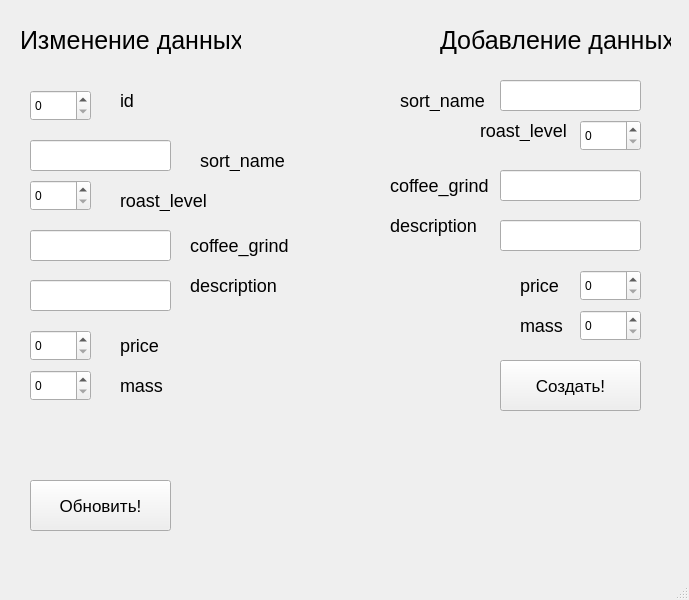
<?xml version="1.0" encoding="UTF-8"?>
<ui version="4.0">
 <class>MainWindow</class>
 <widget class="QMainWindow" name="MainWindow">
  <property name="geometry">
   <rect>
    <x>0</x>
    <y>0</y>
    <width>689</width>
    <height>600</height>
   </rect>
  </property>
  <property name="windowTitle">
   <string>MainWindow</string>
  </property>
  <property name="styleSheet">
   <string notr="true">QLabel{
font-size:18px;}</string>
  </property>
  <widget class="QWidget" name="centralwidget">
   <widget class="QLineEdit" name="sortname_edit">
    <property name="geometry">
     <rect>
      <x>30</x>
      <y>140</y>
      <width>141</width>
      <height>31</height>
     </rect>
    </property>
   </widget>
   <widget class="QSpinBox" name="roast_level_edit">
    <property name="geometry">
     <rect>
      <x>30</x>
      <y>180</y>
      <width>61</width>
      <height>31</height>
     </rect>
    </property>
    <property name="maximum">
     <number>999999999</number>
    </property>
   </widget>
   <widget class="QLineEdit" name="coffee_grind_edit">
    <property name="geometry">
     <rect>
      <x>30</x>
      <y>230</y>
      <width>141</width>
      <height>31</height>
     </rect>
    </property>
   </widget>
   <widget class="QLineEdit" name="description_edit">
    <property name="geometry">
     <rect>
      <x>30</x>
      <y>280</y>
      <width>141</width>
      <height>31</height>
     </rect>
    </property>
   </widget>
   <widget class="QSpinBox" name="price_edit">
    <property name="geometry">
     <rect>
      <x>30</x>
      <y>330</y>
      <width>61</width>
      <height>31</height>
     </rect>
    </property>
    <property name="maximum">
     <number>999999999</number>
    </property>
   </widget>
   <widget class="QSpinBox" name="mass_edit">
    <property name="geometry">
     <rect>
      <x>30</x>
      <y>370</y>
      <width>61</width>
      <height>31</height>
     </rect>
    </property>
    <property name="maximum">
     <number>999999999</number>
    </property>
   </widget>
   <widget class="QSpinBox" name="id_edit">
    <property name="geometry">
     <rect>
      <x>30</x>
      <y>90</y>
      <width>61</width>
      <height>31</height>
     </rect>
    </property>
    <property name="maximum">
     <number>999999999</number>
    </property>
   </widget>
   <widget class="QLabel" name="label">
    <property name="geometry">
     <rect>
      <x>120</x>
      <y>90</y>
      <width>47</width>
      <height>21</height>
     </rect>
    </property>
    <property name="text">
     <string>id</string>
    </property>
   </widget>
   <widget class="QLabel" name="label_2">
    <property name="geometry">
     <rect>
      <x>200</x>
      <y>150</y>
      <width>91</width>
      <height>21</height>
     </rect>
    </property>
    <property name="text">
     <string>sort_name</string>
    </property>
   </widget>
   <widget class="QLabel" name="label_3">
    <property name="geometry">
     <rect>
      <x>120</x>
      <y>190</y>
      <width>91</width>
      <height>21</height>
     </rect>
    </property>
    <property name="text">
     <string>roast_level</string>
    </property>
   </widget>
   <widget class="QLabel" name="label_4">
    <property name="geometry">
     <rect>
      <x>190</x>
      <y>230</y>
      <width>101</width>
      <height>31</height>
     </rect>
    </property>
    <property name="text">
     <string>coffee_grind</string>
    </property>
   </widget>
   <widget class="QLabel" name="label_5">
    <property name="geometry">
     <rect>
      <x>190</x>
      <y>270</y>
      <width>101</width>
      <height>31</height>
     </rect>
    </property>
    <property name="text">
     <string>description</string>
    </property>
   </widget>
   <widget class="QLabel" name="label_6">
    <property name="geometry">
     <rect>
      <x>120</x>
      <y>330</y>
      <width>101</width>
      <height>31</height>
     </rect>
    </property>
    <property name="text">
     <string>price</string>
    </property>
   </widget>
   <widget class="QLabel" name="label_7">
    <property name="geometry">
     <rect>
      <x>120</x>
      <y>370</y>
      <width>101</width>
      <height>31</height>
     </rect>
    </property>
    <property name="text">
     <string>mass</string>
    </property>
   </widget>
   <widget class="QLabel" name="label_8">
    <property name="geometry">
     <rect>
      <x>20</x>
      <y>20</y>
      <width>221</width>
      <height>41</height>
     </rect>
    </property>
    <property name="styleSheet">
     <string notr="true">font-size:25px;</string>
    </property>
    <property name="text">
     <string>Изменение данных</string>
    </property>
   </widget>
   <widget class="QLabel" name="label_9">
    <property name="geometry">
     <rect>
      <x>440</x>
      <y>20</y>
      <width>231</width>
      <height>41</height>
     </rect>
    </property>
    <property name="styleSheet">
     <string notr="true">font-size:25px;</string>
    </property>
    <property name="text">
     <string>Добавление данных</string>
    </property>
   </widget>
   <widget class="QLineEdit" name="sortname_create">
    <property name="geometry">
     <rect>
      <x>500</x>
      <y>80</y>
      <width>141</width>
      <height>31</height>
     </rect>
    </property>
   </widget>
   <widget class="QLineEdit" name="description_create">
    <property name="geometry">
     <rect>
      <x>500</x>
      <y>220</y>
      <width>141</width>
      <height>31</height>
     </rect>
    </property>
   </widget>
   <widget class="QSpinBox" name="price_create">
    <property name="geometry">
     <rect>
      <x>580</x>
      <y>270</y>
      <width>61</width>
      <height>31</height>
     </rect>
    </property>
    <property name="maximum">
     <number>999999999</number>
    </property>
   </widget>
   <widget class="QLineEdit" name="coffee_grind_create">
    <property name="geometry">
     <rect>
      <x>500</x>
      <y>170</y>
      <width>141</width>
      <height>31</height>
     </rect>
    </property>
   </widget>
   <widget class="QSpinBox" name="mass_create">
    <property name="geometry">
     <rect>
      <x>580</x>
      <y>310</y>
      <width>61</width>
      <height>31</height>
     </rect>
    </property>
    <property name="maximum">
     <number>999999999</number>
    </property>
   </widget>
   <widget class="QSpinBox" name="roast_level_create">
    <property name="geometry">
     <rect>
      <x>580</x>
      <y>120</y>
      <width>61</width>
      <height>31</height>
     </rect>
    </property>
    <property name="maximum">
     <number>999999999</number>
    </property>
   </widget>
   <widget class="QPushButton" name="update_btn">
    <property name="geometry">
     <rect>
      <x>30</x>
      <y>480</y>
      <width>141</width>
      <height>51</height>
     </rect>
    </property>
    <property name="styleSheet">
     <string notr="true">font-size:17px;</string>
    </property>
    <property name="text">
     <string>Обновить!</string>
    </property>
   </widget>
   <widget class="QPushButton" name="create_btn">
    <property name="geometry">
     <rect>
      <x>500</x>
      <y>360</y>
      <width>141</width>
      <height>51</height>
     </rect>
    </property>
    <property name="styleSheet">
     <string notr="true">font-size:17px;</string>
    </property>
    <property name="text">
     <string>Создать!</string>
    </property>
   </widget>
   <widget class="QLabel" name="error_label">
    <property name="geometry">
     <rect>
      <x>260</x>
      <y>400</y>
      <width>181</width>
      <height>51</height>
     </rect>
    </property>
    <property name="styleSheet">
     <string notr="true">color:orange;
font-size:19px;
text-align: justify;
justify-content: center;</string>
    </property>
    <property name="text">
     <string/>
    </property>
   </widget>
   <widget class="QLabel" name="label_10">
    <property name="geometry">
     <rect>
      <x>480</x>
      <y>120</y>
      <width>91</width>
      <height>21</height>
     </rect>
    </property>
    <property name="text">
     <string>roast_level</string>
    </property>
   </widget>
   <widget class="QLabel" name="label_11">
    <property name="geometry">
     <rect>
      <x>390</x>
      <y>170</y>
      <width>101</width>
      <height>31</height>
     </rect>
    </property>
    <property name="text">
     <string>coffee_grind</string>
    </property>
   </widget>
   <widget class="QLabel" name="label_12">
    <property name="geometry">
     <rect>
      <x>520</x>
      <y>310</y>
      <width>51</width>
      <height>31</height>
     </rect>
    </property>
    <property name="text">
     <string>mass</string>
    </property>
   </widget>
   <widget class="QLabel" name="label_14">
    <property name="geometry">
     <rect>
      <x>400</x>
      <y>90</y>
      <width>91</width>
      <height>21</height>
     </rect>
    </property>
    <property name="text">
     <string>sort_name</string>
    </property>
   </widget>
   <widget class="QLabel" name="label_15">
    <property name="geometry">
     <rect>
      <x>520</x>
      <y>270</y>
      <width>41</width>
      <height>31</height>
     </rect>
    </property>
    <property name="text">
     <string>price</string>
    </property>
   </widget>
   <widget class="QLabel" name="label_16">
    <property name="geometry">
     <rect>
      <x>390</x>
      <y>210</y>
      <width>101</width>
      <height>31</height>
     </rect>
    </property>
    <property name="text">
     <string>description</string>
    </property>
   </widget>
   <widget class="QLabel" name="success_label">
    <property name="geometry">
     <rect>
      <x>250</x>
      <y>460</y>
      <width>231</width>
      <height>71</height>
     </rect>
    </property>
    <property name="styleSheet">
     <string notr="true">color:rgb(145, 255, 143);
font-size:19px;
text-align: justify;
justify-content: center;</string>
    </property>
    <property name="text">
     <string/>
    </property>
   </widget>
  </widget>
  <widget class="QMenuBar" name="menubar">
   <property name="geometry">
    <rect>
     <x>0</x>
     <y>0</y>
     <width>689</width>
     <height>21</height>
    </rect>
   </property>
  </widget>
  <widget class="QStatusBar" name="statusbar"/>
 </widget>
 <resources/>
 <connections/>
</ui>
